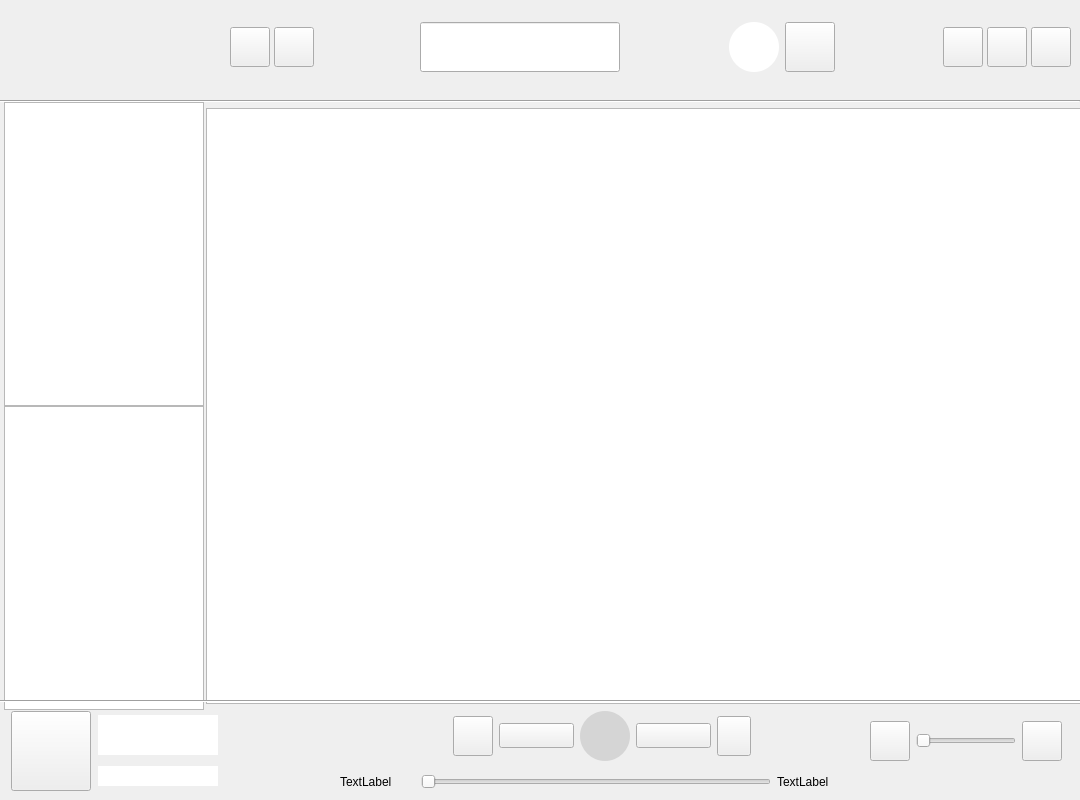
<?xml version="1.0" encoding="UTF-8"?>
<ui version="4.0">
 <class>Widget</class>
 <widget class="QWidget" name="Widget">
  <property name="geometry">
   <rect>
    <x>0</x>
    <y>0</y>
    <width>1080</width>
    <height>800</height>
   </rect>
  </property>
  <property name="sizePolicy">
   <sizepolicy hsizetype="Fixed" vsizetype="Fixed">
    <horstretch>0</horstretch>
    <verstretch>0</verstretch>
   </sizepolicy>
  </property>
  <property name="minimumSize">
   <size>
    <width>1080</width>
    <height>300</height>
   </size>
  </property>
  <property name="maximumSize">
   <size>
    <width>16777215</width>
    <height>16777215</height>
   </size>
  </property>
  <property name="windowTitle">
   <string>Player</string>
  </property>
  <property name="windowIcon">
   <iconset resource="icons.qrc">
    <normaloff>:/images/application.svg</normaloff>:/images/application.svg</iconset>
  </property>
  <property name="styleSheet">
   <string notr="true"/>
  </property>
  <widget class="Line" name="lineH">
   <property name="geometry">
    <rect>
     <x>0</x>
     <y>700</y>
     <width>1080</width>
     <height>2</height>
    </rect>
   </property>
   <property name="orientation">
    <enum>Qt::Horizontal</enum>
   </property>
  </widget>
  <widget class="Line" name="line">
   <property name="geometry">
    <rect>
     <x>0</x>
     <y>100</y>
     <width>1080</width>
     <height>2</height>
    </rect>
   </property>
   <property name="sizePolicy">
    <sizepolicy hsizetype="Ignored" vsizetype="Fixed">
     <horstretch>0</horstretch>
     <verstretch>0</verstretch>
    </sizepolicy>
   </property>
   <property name="orientation">
    <enum>Qt::Horizontal</enum>
   </property>
  </widget>
  <widget class="QWidget" name="layoutWidget">
   <property name="geometry">
    <rect>
     <x>453</x>
     <y>710</y>
     <width>298</width>
     <height>52</height>
    </rect>
   </property>
   <layout class="QHBoxLayout" name="horizontalLayoutBottom">
    <item>
     <widget class="PlayModeButton" name="pushButtonPlayMode">
      <property name="sizePolicy">
       <sizepolicy hsizetype="Fixed" vsizetype="Fixed">
        <horstretch>0</horstretch>
        <verstretch>0</verstretch>
       </sizepolicy>
      </property>
      <property name="minimumSize">
       <size>
        <width>40</width>
        <height>40</height>
       </size>
      </property>
      <property name="maximumSize">
       <size>
        <width>40</width>
        <height>40</height>
       </size>
      </property>
      <property name="sizeIncrement">
       <size>
        <width>40</width>
        <height>40</height>
       </size>
      </property>
      <property name="text">
       <string/>
      </property>
     </widget>
    </item>
    <item>
     <widget class="QPushButton" name="pushButtonUp">
      <property name="sizePolicy">
       <sizepolicy hsizetype="Fixed" vsizetype="Fixed">
        <horstretch>0</horstretch>
        <verstretch>0</verstretch>
       </sizepolicy>
      </property>
      <property name="minimumSize">
       <size>
        <width>75</width>
        <height>25</height>
       </size>
      </property>
      <property name="maximumSize">
       <size>
        <width>75</width>
        <height>25</height>
       </size>
      </property>
      <property name="font">
       <font>
        <family>Consolas</family>
        <pointsize>9</pointsize>
       </font>
      </property>
      <property name="text">
       <string/>
      </property>
     </widget>
    </item>
    <item>
     <widget class="QPushButton" name="pushButtonStop">
      <property name="sizePolicy">
       <sizepolicy hsizetype="Fixed" vsizetype="Fixed">
        <horstretch>0</horstretch>
        <verstretch>0</verstretch>
       </sizepolicy>
      </property>
      <property name="font">
       <font>
        <family>Consolas</family>
        <pointsize>9</pointsize>
       </font>
      </property>
      <property name="styleSheet">
       <string notr="true">min-width:50px;min-height:50px;max-width:50px;max-height:50px;border-radius:25px;background:rgb(213,213,213)</string>
      </property>
      <property name="text">
       <string/>
      </property>
      <property name="icon">
       <iconset resource="icons.qrc">
        <normaloff>:/images/stop.svg</normaloff>:/images/stop.svg</iconset>
      </property>
     </widget>
    </item>
    <item>
     <widget class="QPushButton" name="pushButtonDown">
      <property name="sizePolicy">
       <sizepolicy hsizetype="Fixed" vsizetype="Fixed">
        <horstretch>0</horstretch>
        <verstretch>0</verstretch>
       </sizepolicy>
      </property>
      <property name="minimumSize">
       <size>
        <width>75</width>
        <height>25</height>
       </size>
      </property>
      <property name="maximumSize">
       <size>
        <width>75</width>
        <height>25</height>
       </size>
      </property>
      <property name="font">
       <font>
        <family>Consolas</family>
        <pointsize>9</pointsize>
       </font>
      </property>
      <property name="text">
       <string/>
      </property>
     </widget>
    </item>
    <item>
     <widget class="QPushButton" name="pushButtonLyric">
      <property name="sizePolicy">
       <sizepolicy hsizetype="Fixed" vsizetype="Fixed">
        <horstretch>0</horstretch>
        <verstretch>0</verstretch>
       </sizepolicy>
      </property>
      <property name="minimumSize">
       <size>
        <width>25</width>
        <height>25</height>
       </size>
      </property>
      <property name="maximumSize">
       <size>
        <width>40</width>
        <height>40</height>
       </size>
      </property>
      <property name="text">
       <string/>
      </property>
     </widget>
    </item>
   </layout>
  </widget>
  <widget class="QWidget" name="layoutWidget">
   <property name="geometry">
    <rect>
     <x>10</x>
     <y>710</y>
     <width>210</width>
     <height>82</height>
    </rect>
   </property>
   <layout class="QHBoxLayout" name="horizontalLayoutCoverNameAuthor">
    <item>
     <widget class="QPushButton" name="pushButtonSongCover">
      <property name="sizePolicy">
       <sizepolicy hsizetype="Fixed" vsizetype="Fixed">
        <horstretch>0</horstretch>
        <verstretch>0</verstretch>
       </sizepolicy>
      </property>
      <property name="minimumSize">
       <size>
        <width>80</width>
        <height>80</height>
       </size>
      </property>
      <property name="maximumSize">
       <size>
        <width>80</width>
        <height>80</height>
       </size>
      </property>
      <property name="text">
       <string/>
      </property>
     </widget>
    </item>
    <item>
     <layout class="QVBoxLayout" name="verticalLayoutNameAuthor">
      <item>
       <widget class="QLabel" name="labelSongName">
        <property name="sizePolicy">
         <sizepolicy hsizetype="Fixed" vsizetype="Minimum">
          <horstretch>0</horstretch>
          <verstretch>0</verstretch>
         </sizepolicy>
        </property>
        <property name="minimumSize">
         <size>
          <width>120</width>
          <height>40</height>
         </size>
        </property>
        <property name="maximumSize">
         <size>
          <width>120</width>
          <height>40</height>
         </size>
        </property>
        <property name="font">
         <font>
          <family>黑体</family>
         </font>
        </property>
        <property name="styleSheet">
         <string notr="true">background: white;</string>
        </property>
        <property name="text">
         <string/>
        </property>
       </widget>
      </item>
      <item>
       <widget class="QLabel" name="labelSingerName">
        <property name="sizePolicy">
         <sizepolicy hsizetype="Fixed" vsizetype="Fixed">
          <horstretch>0</horstretch>
          <verstretch>0</verstretch>
         </sizepolicy>
        </property>
        <property name="minimumSize">
         <size>
          <width>120</width>
          <height>20</height>
         </size>
        </property>
        <property name="maximumSize">
         <size>
          <width>120</width>
          <height>20</height>
         </size>
        </property>
        <property name="font">
         <font>
          <family>等线</family>
          <pointsize>6</pointsize>
         </font>
        </property>
        <property name="styleSheet">
         <string notr="true">background: white;</string>
        </property>
        <property name="text">
         <string/>
        </property>
       </widget>
      </item>
     </layout>
    </item>
   </layout>
  </widget>
  <widget class="QWidget" name="layoutWidget">
   <property name="geometry">
    <rect>
     <x>340</x>
     <y>768</y>
     <width>514</width>
     <height>27</height>
    </rect>
   </property>
   <layout class="QHBoxLayout" name="horizontalLayoutTimer">
    <item>
     <widget class="QLabel" name="labelCurrentTime">
      <property name="sizePolicy">
       <sizepolicy hsizetype="Fixed" vsizetype="Fixed">
        <horstretch>0</horstretch>
        <verstretch>0</verstretch>
       </sizepolicy>
      </property>
      <property name="minimumSize">
       <size>
        <width>75</width>
        <height>25</height>
       </size>
      </property>
      <property name="maximumSize">
       <size>
        <width>75</width>
        <height>25</height>
       </size>
      </property>
      <property name="text">
       <string>TextLabel</string>
      </property>
     </widget>
    </item>
    <item>
     <widget class="QSlider" name="horizontalSliderTimer">
      <property name="minimumSize">
       <size>
        <width>350</width>
        <height>25</height>
       </size>
      </property>
      <property name="maximumSize">
       <size>
        <width>350</width>
        <height>25</height>
       </size>
      </property>
      <property name="orientation">
       <enum>Qt::Horizontal</enum>
      </property>
     </widget>
    </item>
    <item>
     <widget class="QLabel" name="labelTotalTime">
      <property name="minimumSize">
       <size>
        <width>75</width>
        <height>25</height>
       </size>
      </property>
      <property name="maximumSize">
       <size>
        <width>75</width>
        <height>25</height>
       </size>
      </property>
      <property name="text">
       <string>TextLabel</string>
      </property>
     </widget>
    </item>
   </layout>
  </widget>
  <widget class="QWidget" name="layoutWidget">
   <property name="geometry">
    <rect>
     <x>870</x>
     <y>720</y>
     <width>194</width>
     <height>42</height>
    </rect>
   </property>
   <layout class="QHBoxLayout" name="horizontalLayoutSoundandList">
    <item>
     <widget class="QPushButton" name="pushButtonSound">
      <property name="sizePolicy">
       <sizepolicy hsizetype="Fixed" vsizetype="Fixed">
        <horstretch>0</horstretch>
        <verstretch>0</verstretch>
       </sizepolicy>
      </property>
      <property name="minimumSize">
       <size>
        <width>40</width>
        <height>40</height>
       </size>
      </property>
      <property name="maximumSize">
       <size>
        <width>40</width>
        <height>40</height>
       </size>
      </property>
      <property name="text">
       <string/>
      </property>
     </widget>
    </item>
    <item>
     <widget class="QSlider" name="horizontalSliderSound">
      <property name="sizePolicy">
       <sizepolicy hsizetype="Fixed" vsizetype="Fixed">
        <horstretch>0</horstretch>
        <verstretch>0</verstretch>
       </sizepolicy>
      </property>
      <property name="minimumSize">
       <size>
        <width>100</width>
        <height>40</height>
       </size>
      </property>
      <property name="maximumSize">
       <size>
        <width>100</width>
        <height>40</height>
       </size>
      </property>
      <property name="styleSheet">
       <string notr="true"/>
      </property>
      <property name="orientation">
       <enum>Qt::Horizontal</enum>
      </property>
     </widget>
    </item>
    <item>
     <widget class="PlayListPushButton" name="pushButtonFiles">
      <property name="sizePolicy">
       <sizepolicy hsizetype="Fixed" vsizetype="Fixed">
        <horstretch>0</horstretch>
        <verstretch>0</verstretch>
       </sizepolicy>
      </property>
      <property name="minimumSize">
       <size>
        <width>40</width>
        <height>40</height>
       </size>
      </property>
      <property name="maximumSize">
       <size>
        <width>40</width>
        <height>40</height>
       </size>
      </property>
      <property name="text">
       <string/>
      </property>
      <property name="icon">
       <iconset resource="icons.qrc">
        <normaloff>:/images/list.svg</normaloff>:/images/list.svg</iconset>
      </property>
      <property name="autoRepeatInterval">
       <number>100</number>
      </property>
     </widget>
    </item>
   </layout>
  </widget>
  <widget class="QWidget" name="layoutWidget">
   <property name="geometry">
    <rect>
     <x>2</x>
     <y>102</y>
     <width>1088</width>
     <height>608</height>
    </rect>
   </property>
   <layout class="QGridLayout" name="gridLayout">
    <property name="spacing">
     <number>0</number>
    </property>
    <item row="0" column="0">
     <widget class="LeftBarMyMusic" name="listWidgetLeftBarMyMusic">
      <property name="sizePolicy">
       <sizepolicy hsizetype="Fixed" vsizetype="Fixed">
        <horstretch>0</horstretch>
        <verstretch>0</verstretch>
       </sizepolicy>
      </property>
      <property name="minimumSize">
       <size>
        <width>200</width>
        <height>300</height>
       </size>
      </property>
      <property name="maximumSize">
       <size>
        <width>200</width>
        <height>600</height>
       </size>
      </property>
     </widget>
    </item>
    <item row="0" column="1" rowspan="2">
     <widget class="QTextBrowser" name="textBrowserScreen">
      <property name="sizePolicy">
       <sizepolicy hsizetype="Fixed" vsizetype="Fixed">
        <horstretch>0</horstretch>
        <verstretch>0</verstretch>
       </sizepolicy>
      </property>
      <property name="minimumSize">
       <size>
        <width>880</width>
        <height>596</height>
       </size>
      </property>
     </widget>
    </item>
    <item row="1" column="0">
     <widget class="LeftBarMyCollec" name="listWidgetLeftBarCollect">
      <property name="sizePolicy">
       <sizepolicy hsizetype="Fixed" vsizetype="Fixed">
        <horstretch>0</horstretch>
        <verstretch>0</verstretch>
       </sizepolicy>
      </property>
      <property name="minimumSize">
       <size>
        <width>200</width>
        <height>300</height>
       </size>
      </property>
      <property name="maximumSize">
       <size>
        <width>200</width>
        <height>600</height>
       </size>
      </property>
     </widget>
    </item>
   </layout>
  </widget>
  <widget class="QWidget" name="">
   <property name="geometry">
    <rect>
     <x>0</x>
     <y>20</y>
     <width>1081</width>
     <height>54</height>
    </rect>
   </property>
   <layout class="QHBoxLayout" name="horizontalLayout_3">
    <item>
     <spacer name="horizontalSpacer">
      <property name="orientation">
       <enum>Qt::Horizontal</enum>
      </property>
      <property name="sizeType">
       <enum>QSizePolicy::Fixed</enum>
      </property>
      <property name="sizeHint" stdset="0">
       <size>
        <width>230</width>
        <height>20</height>
       </size>
      </property>
     </spacer>
    </item>
    <item>
     <layout class="QHBoxLayout" name="horizontalLayout_2">
      <property name="spacing">
       <number>4</number>
      </property>
      <item>
       <widget class="QPushButton" name="pushButtonBack">
        <property name="sizePolicy">
         <sizepolicy hsizetype="Fixed" vsizetype="Fixed">
          <horstretch>0</horstretch>
          <verstretch>0</verstretch>
         </sizepolicy>
        </property>
        <property name="minimumSize">
         <size>
          <width>40</width>
          <height>40</height>
         </size>
        </property>
        <property name="maximumSize">
         <size>
          <width>40</width>
          <height>40</height>
         </size>
        </property>
        <property name="text">
         <string/>
        </property>
       </widget>
      </item>
      <item>
       <widget class="QPushButton" name="pushButtonForward">
        <property name="minimumSize">
         <size>
          <width>40</width>
          <height>40</height>
         </size>
        </property>
        <property name="maximumSize">
         <size>
          <width>40</width>
          <height>40</height>
         </size>
        </property>
        <property name="text">
         <string/>
        </property>
       </widget>
      </item>
     </layout>
    </item>
    <item>
     <spacer name="horizontalSpacer_2">
      <property name="orientation">
       <enum>Qt::Horizontal</enum>
      </property>
      <property name="sizeType">
       <enum>QSizePolicy::Fixed</enum>
      </property>
      <property name="sizeHint" stdset="0">
       <size>
        <width>100</width>
        <height>20</height>
       </size>
      </property>
     </spacer>
    </item>
    <item>
     <widget class="QLineEdit" name="lineEditSearch">
      <property name="minimumSize">
       <size>
        <width>200</width>
        <height>50</height>
       </size>
      </property>
      <property name="maximumSize">
       <size>
        <width>200</width>
        <height>50</height>
       </size>
      </property>
      <property name="styleSheet">
       <string notr="true"/>
      </property>
     </widget>
    </item>
    <item>
     <spacer name="horizontalSpacer_3">
      <property name="orientation">
       <enum>Qt::Horizontal</enum>
      </property>
      <property name="sizeHint" stdset="0">
       <size>
        <width>40</width>
        <height>20</height>
       </size>
      </property>
     </spacer>
    </item>
    <item>
     <layout class="QHBoxLayout" name="horizontalLayoutTop">
      <item>
       <widget class="QPushButton" name="pushButtonUser">
        <property name="sizePolicy">
         <sizepolicy hsizetype="Fixed" vsizetype="Fixed">
          <horstretch>0</horstretch>
          <verstretch>0</verstretch>
         </sizepolicy>
        </property>
        <property name="styleSheet">
         <string notr="true">min-width: 50px; min-height: 50px; max-width: 50px; max-height: 50px; border-radius: 25px;background: white;</string>
        </property>
        <property name="text">
         <string/>
        </property>
       </widget>
      </item>
      <item>
       <widget class="QPushButton" name="pushButtonSetting">
        <property name="sizePolicy">
         <sizepolicy hsizetype="Fixed" vsizetype="Fixed">
          <horstretch>0</horstretch>
          <verstretch>0</verstretch>
         </sizepolicy>
        </property>
        <property name="minimumSize">
         <size>
          <width>50</width>
          <height>50</height>
         </size>
        </property>
        <property name="text">
         <string/>
        </property>
       </widget>
      </item>
     </layout>
    </item>
    <item>
     <spacer name="horizontalSpacer_4">
      <property name="orientation">
       <enum>Qt::Horizontal</enum>
      </property>
      <property name="sizeHint" stdset="0">
       <size>
        <width>40</width>
        <height>20</height>
       </size>
      </property>
     </spacer>
    </item>
    <item>
     <layout class="QHBoxLayout" name="horizontalLayout">
      <property name="spacing">
       <number>4</number>
      </property>
      <property name="rightMargin">
       <number>10</number>
      </property>
      <item>
       <widget class="QPushButton" name="pushButtonScale">
        <property name="sizePolicy">
         <sizepolicy hsizetype="Fixed" vsizetype="Fixed">
          <horstretch>0</horstretch>
          <verstretch>0</verstretch>
         </sizepolicy>
        </property>
        <property name="minimumSize">
         <size>
          <width>40</width>
          <height>40</height>
         </size>
        </property>
        <property name="maximumSize">
         <size>
          <width>40</width>
          <height>40</height>
         </size>
        </property>
        <property name="text">
         <string/>
        </property>
       </widget>
      </item>
      <item>
       <widget class="QPushButton" name="pushButtonEnlarge">
        <property name="sizePolicy">
         <sizepolicy hsizetype="Fixed" vsizetype="Fixed">
          <horstretch>0</horstretch>
          <verstretch>0</verstretch>
         </sizepolicy>
        </property>
        <property name="minimumSize">
         <size>
          <width>40</width>
          <height>40</height>
         </size>
        </property>
        <property name="maximumSize">
         <size>
          <width>40</width>
          <height>40</height>
         </size>
        </property>
        <property name="text">
         <string/>
        </property>
       </widget>
      </item>
      <item>
       <widget class="QPushButton" name="pushButtonExit">
        <property name="sizePolicy">
         <sizepolicy hsizetype="Fixed" vsizetype="Fixed">
          <horstretch>0</horstretch>
          <verstretch>0</verstretch>
         </sizepolicy>
        </property>
        <property name="minimumSize">
         <size>
          <width>40</width>
          <height>40</height>
         </size>
        </property>
        <property name="maximumSize">
         <size>
          <width>40</width>
          <height>40</height>
         </size>
        </property>
        <property name="text">
         <string/>
        </property>
       </widget>
      </item>
     </layout>
    </item>
   </layout>
  </widget>
  <zorder>layoutWidget</zorder>
  <zorder>layoutWidget</zorder>
  <zorder>layoutWidget</zorder>
  <zorder>layoutWidget</zorder>
  <zorder>layoutWidget</zorder>
  <zorder>lineH</zorder>
  <zorder>line</zorder>
  <zorder>layoutWidget</zorder>
  <zorder>pushButtonForward</zorder>
  <zorder>pushButtonExit</zorder>
  <zorder>pushButtonEnlarge</zorder>
  <zorder>pushButtonScale</zorder>
  <zorder>pushButtonBack</zorder>
  <zorder>horizontalSpacer</zorder>
  <zorder>horizontalSpacer_2</zorder>
  <zorder>horizontalSpacer_3</zorder>
  <zorder>horizontalSpacer_4</zorder>
  <zorder>horizontalSpacer_5</zorder>
 </widget>
 <customwidgets>
  <customwidget>
   <class>PlayModeButton</class>
   <extends>QPushButton</extends>
   <header>playmodebutton.h</header>
  </customwidget>
  <customwidget>
   <class>PlayListPushButton</class>
   <extends>QPushButton</extends>
   <header>playlistpushbutton.h</header>
  </customwidget>
  <customwidget>
   <class>LeftBarMyCollec</class>
   <extends>QListWidget</extends>
   <header>leftbarmycollect.h</header>
  </customwidget>
  <customwidget>
   <class>LeftBarMyMusic</class>
   <extends>QListWidget</extends>
   <header>leftbarmymusic.h</header>
  </customwidget>
 </customwidgets>
 <resources>
  <include location="icons.qrc"/>
 </resources>
 <connections/>
</ui>
